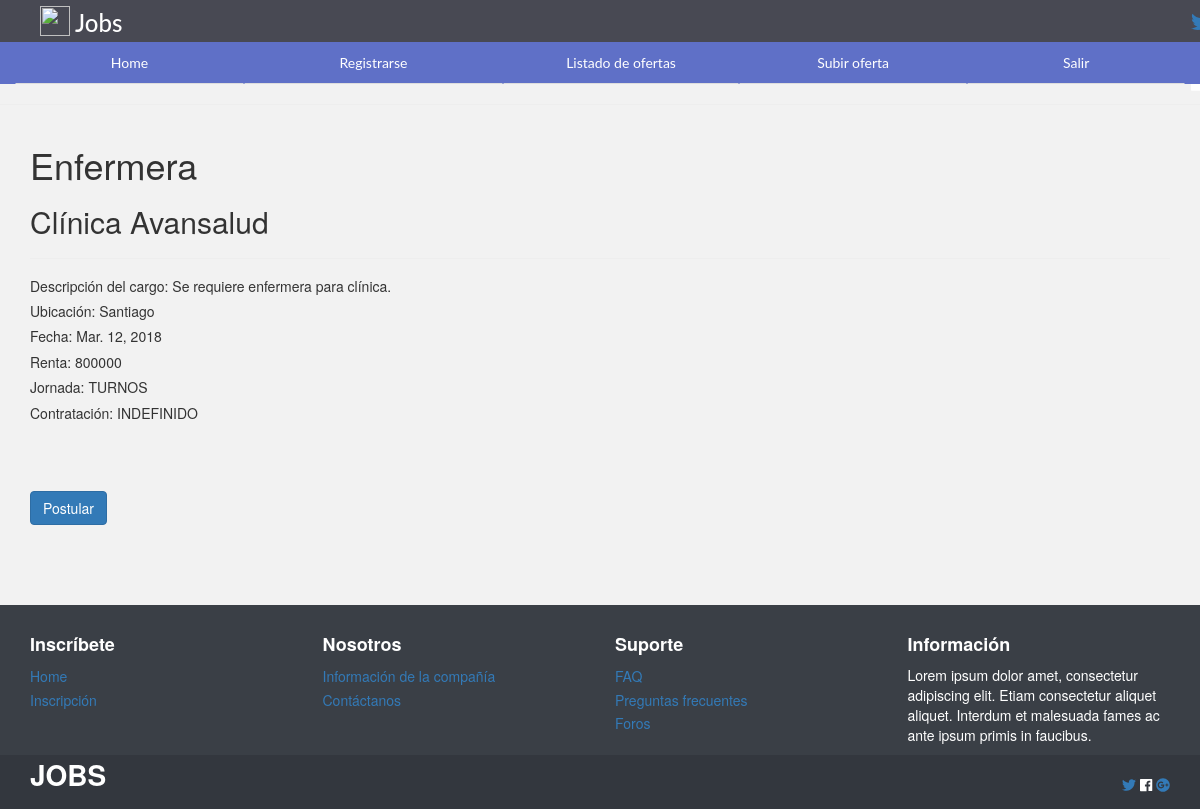
Screenshot of /ofertas/1 (signed in) with the database file from the repository.
### ofertas/models.py (models this page shows, shortened)
class DescripcionCargo(models.Model):
    owner = models.ForeignKey(Empresa)
    cargo = models.CharField(max_length=40, choices=CATEGORIAS)
    descripcion_cargo = models.TextField()
    ciudad = models.CharField(max_length=30)
    fecha_contratacion = models.DateField()
    sueldo = models.IntegerField()
    tipo_jornada = models.CharField(max_length=20, choices=JORNADAS)
    tipo_contrato = models.CharField(max_length=20, choices=CONTRATO)
    estado_publicacion = models.CharField(max_length=10, choices=ESTADO_PUBLICACION, default=ACTIVA)

class Empresa(models.Model):
    nombre = models.CharField(max_length=50)
    anos_experiencia = models.IntegerField(null=True, blank=True)
    def __unicode__(self):
        return self.nombre

### ofertas/views.py (the view)
# urls.py: url(r'^ofertas/(?P<pk>[0-9]+)$', login_required(DetailView.as_view()), name='ofertas_detail'),
class DetailView(View):
    def get(self, request, pk):
        ofertas_list = DescripcionCargo.objects.filter(pk=pk)
        ofertas_detail = ofertas_list[0] if len(ofertas_list) >= 1 else None
        if ofertas_detail is not None:
            context = {
                'ofertas_detail': ofertas_detail
            }
            return render(request, 'ofertas/detail.html', context)
        else:
            return HttpResponseNotFound("No existe")

### ofertas/templates/ofertas/detail.html (shortened to what this page needs)
{% extends 'base.html' %}
{% block section%}
    <h1>{{ ofertas_detail.cargo }}</h1>
    <h2>{{ ofertas_detail.owner }}</h2>
    <hr>
    <h5>Descripción del cargo: {{ ofertas_detail.descripcion_cargo }}</h5>
    <h5>Ubicación: {{ ofertas_detail.ciudad }}</h5>
    <h5>Fecha: {{ ofertas_detail.fecha_contratacion }}</h5>
    <h5>Renta: {{ ofertas_detail.sueldo }}</h5>
    <h5>Jornada: {{ ofertas_detail.tipo_jornada }}</h5>
    <h5>Contratación: {{ ofertas_detail.tipo_contrato }}</h5>
    <br>
    <br>
    <br>
    <div>
        <a href="{{ 'postular' }}">
            <button class="btn btn-primary" type="submit" name="postular">Postular</button>
        </a>
    </div>
{% endblock %}

### jobs/templates/base.html (shortened to what this page needs)
{% load staticfiles %}
<!DOCTYPE html>
<html lang="es">
<head>
    <link rel="stylesheet" href="{% static 'css/bootstrap.min.css' %}">
    <link rel="stylesheet" href="{% static 'css/estilos.css' %}">
    <link rel="stylesheet" href="{% static 'fonts.css' %}">
</head>
<body class="body-img">
{% block navbar %}
<div class="container-fluid">
    <div class="superior">
        <div class="row">
            <div class="col-md-12 navbar-header">
                <a href="/"><img src="https://upload.wikimedia.org/wikipedia/commons/3/30/Vector-based_example.svg" alt="" class="logo-header"></a>
                <h3 class="texto-logo">Jobs</h3>
                <div class="twitter">
                    <a href="https://twitter.com" target="_blank"><i class="fab fa-twitter"></i></a>
                    <a href="https://www.instagram.com" target="_blank"></a>
                    <a href="https://www.facebook.com" target="_blank"></a>
                </div>
            </div>
        </div>
    </div>
    <header class="row">
        <div class="header col-md-12">
            <ul class="nav nav-tabs nav-justified">
                <li><a href="{% url 'ofertas_home' %}">Home</a></li>
                <li><a href="{% url 'registrar' %}">Registrarse</a></li>
                {% if user.is_authenticated %}
                <li><a href="{% url 'ofertas_list' %}">Listado de ofertas</a></li>
                <li><a href="{% url 'crear_oferta' %}">Subir oferta</a></li>
                <li><a href="{% url 'users_logout' %}">Salir</a></li>
                {% else %}
                <li><a href="{% url 'login' %}">Entrar</a></li>
                {% endif %}
            </ul>
        </div>
    </header>
</div>
{% endblock %}
<hr>
<div class="container">
    <div class="row">
        <section class="section col-md-12">
            {% block section %} {% endblock %}
        </section>
    </div>
</div>
<br>
<br>
<br>
<br>
{% block footer %}
    <footer id="myFooter">
        <div class="container container-fluid">
            <div class="row">
                <div class="col-sm-3">
                    <h5>Inscríbete</h5>
                    <ul>
                        <li><a href="#">Home</a></li>
                        <li><a href="#">Inscripción</a></li>
                    </ul>
                </div>
                <div class="col-sm-3">
                    <h5>Nosotros</h5>
                    <ul>
                        <li><a href="#">Información de la compañía</a></li>
                        <li><a href="#">Contáctanos</a></li>
                    </ul>
                </div>
                <div class="col-sm-3">
                    <h5>Suporte</h5>
                    <ul>
                        <li><a href="#">FAQ</a></li>
                        <li><a href="#">Preguntas frecuentes</a></li>
                        <li><a href="#">Foros</a></li>
                    </ul>
                </div>
                <div class="col-sm-3 info">
                    <h5>Información</h5>
                    <p> Lorem ipsum dolor amet, consectetur adipiscing elit. Etiam consectetur aliquet aliquet. Interdum et malesuada fames ac ante ipsum primis in faucibus. </p>
                </div>
            </div>
        </div>
        <div class="second-bar">
           <div class="container">
                <h2 class="logo-footer"><a href="#">JOBS</a></h2>
                <div class="social-icons">
                    <a href="#" class="twitter-footer"><i class="fab fa-twitter"></i></a>
                    <a href="#" class="facebook-footer"><i class="fab fa-facebook"></i></a>
                    <a href="#" class="google-footer"><i class="fab fa-google-plus"></i></a>
                </div>
            </div>
        </div>
    </footer>
{% endblock %}
</body>
</html>

### jobs/static/css/estilos.css (style rules this page uses)
* { margin:0; padding:0; }
body { background:#f2f2f2; }
.body-img { background-image: url("http://www.guia-empresas.net/fondos/grandes/GE-fondo1.jpg"); background-repeat: no-repeat; background-size: cover; }
.navbar-header { background: #484953; height: 3em; }
.logo-header { height: 30px; width: 30px; position: absolute; top: 6px; left: 40px; }
.texto-logo { color: white; position: absolute; margin-left: 60px; margin-top: 10px; font-family: "Lato",sans-serif,sans-serif; }
.twitter { margin-left: 56em; margin-top: 0.25em; color:rgb(32, 174, 240); font-size:1.5em; }
.fa-facebook { color: white; }
#myFooter { background-color: #3a3f46; color: white; }
#myFooter ul { list-style-type: none; padding-left: 0; line-height: 1.7; }
#myFooter h5 { font-size: 18px; color: white; font-weight: bold; margin-top: 30px; }
#myFooter .second-bar .logo-footer a { color:white; font-size: 28px; float: left; font-weight: bold; line-height: 68px; padding: 0; margin-top: -1.2em; margin-left: 0em; display: block; }
#myFooter .second-bar { text-align: center; background-color: #33373e; text-align: center; }
#myFooter .social-icons { float:right; }

### jobs/templates/base.html (style rules this page uses)
.header { background: #5F70C7; padding-top: 0px; }
.header li a { color: white; font-family: "Lato",sans-serif,sans-serif; }

### rows the page displays
DescripcionCargo: cargo "Enfermera", owner "Clínica Avansalud", descripcion_cargo "Se requiere enfermera para clínica.", ciudad "Santiago", fecha_contratacion "Mar. 12, 2018", sueldo "800000", tipo_jornada "TURNOS", tipo_contrato "INDEFINIDO"
